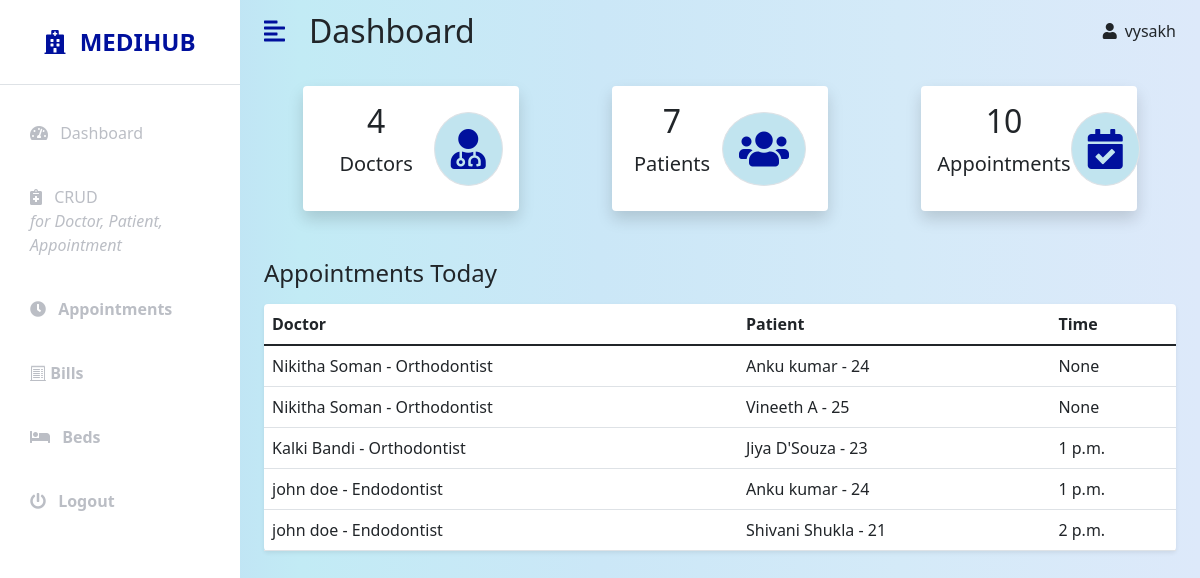
/adminapp/ (signed in), run on an earlier commit of the app's database.
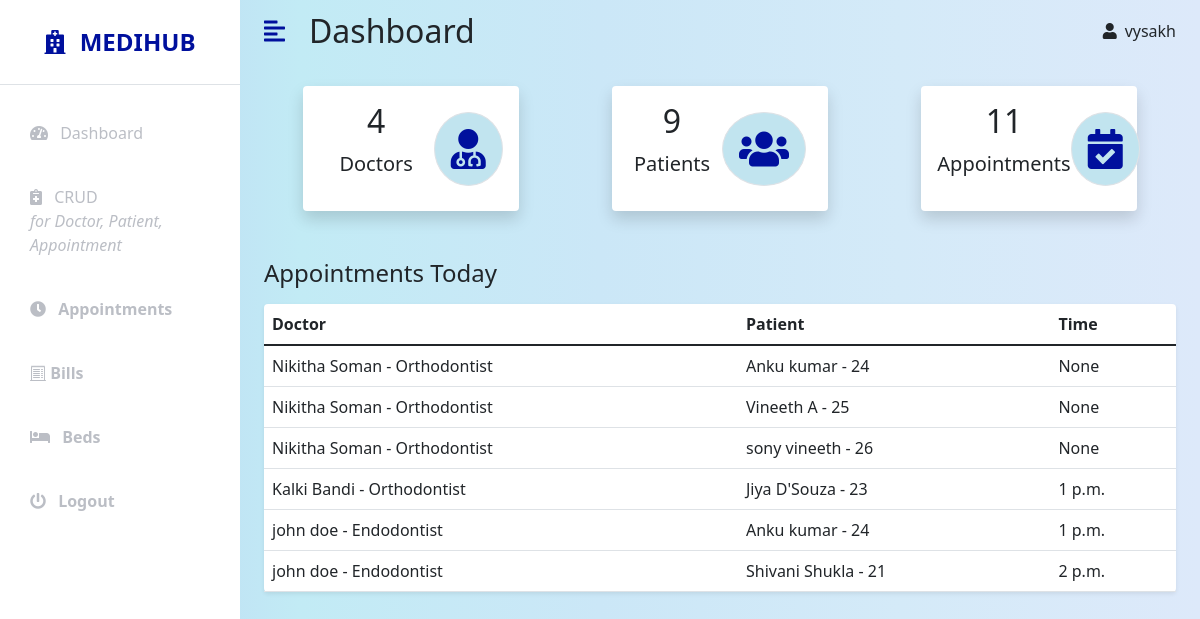
And on a later commit of the database.
### hospital/models.py (models this page shows, shortened)
class Appointment(models.Model):
    doctor = models.ForeignKey(Doctor, on_delete=models.CASCADE, null=True, blank=True)
    patient = models.ForeignKey(Patient, on_delete=models.CASCADE, null=True, blank=True)
    date = models.DateField(null=True, blank=True)
    time = models.TimeField(null=True, blank=True)
    details = models.TextField(max_length=1000, null=True, blank=True)
    confirmed = models.BooleanField(default=False)
    completed = models.BooleanField(default=False)
    class Meta:
        ordering = ['-date', 'time']

class Doctor(models.Model):
    GENDER_CHOICES = [
        ('M', 'Male'),
        ('F', 'Female'),
        ('X', 'Other'),
    ]
    user = models.OneToOneField(User, on_delete=models.CASCADE, null=True, blank=True)
    first_name = models.CharField(max_length=50, null=True, blank=True)
    last_name = models.CharField(max_length=50, null=True, blank=True)
    patients = models.ManyToManyField('Patient')
    gender = models.CharField(max_length=1, choices=GENDER_CHOICES, null=True, blank=True)
    dob = models.DateField(null=True, blank=True)
    department = models.CharField(max_length=50, null=True, blank=True)
    phone = models.CharField(max_length=10, null=True, blank=True)
    address = models.TextField(max_length=400, null=True, blank=True)
    email = models.CharField(max_length=100, null=True, blank=True)
    salary_in_rs = models.IntegerField(null=True, blank=True)
    schedule = models.TextField(max_length=1000, null=True, blank=True)
    def __str__(self):
        return f'{self.first_name} {self.last_name} - {self.department}'

class Patient(models.Model):
    GENDER_CHOICES = [
        ('M', 'Male'),
        ('F', 'Female'),
        ('X', 'Other'),
    ]
    user = models.OneToOneField(User, on_delete=models.CASCADE, null=True, blank=True)
    first_name = models.CharField(max_length=50, null=True, blank=True)
    last_name = models.CharField(max_length=50, null=True, blank=True)
    gender = models.CharField(max_length=1, choices=GENDER_CHOICES, null=True, blank=True)
    dob = models.DateField(null=True, blank=True)
    phone = models.CharField(max_length=10, null=True, blank=True)
    address = models.TextField(max_length=400, null=True, blank=True)
    email = models.CharField(max_length=100, null=True, blank=True)
    admitted = models.BooleanField(default=False)
    def __str__(self):
        return f'{self.first_name} {self.last_name} - {self.id}'

### adminapp/views.py (the view)
# urls.py: path('', views.dashboardView, name='admin-dashboard'),
@login_required(login_url='admin-login')
@user_passes_test(is_admin, login_url='admin-login')
def dashboardView(request):
    numpat=len(Patient.objects.all())
    numdoc=len(Doctor.objects.all())
    numapp=len(Appointment.objects.all().filter(completed=False))
    app=Appointment.objects.all().filter(date=datetime.datetime.today() )
    context={'numpat':numpat,'numdoc':numdoc,'numapp':numapp,'app':app,'page':"dash"}
    return render(request,'adminapp/dashboard.html',context)

### adminapp/views.py (called while the page is built)
def is_admin(user):
    return user.groups.filter(name = 'Administrators').exists()

### adminapp/templates/adminapp/dashboard.html
{% extends 'adminapp/base.html' %}
{% block content %}
<nav class="navbar navbar-expand-lg navbar-light bg-transparent py-1 px-4">
    <div class="d-flex align-items-center justify-content-end">
        <i class="fas fa-align-left primary-text fs-4 me-3" id="menu-toggle"></i>
        <h2 class="fs-2 m-2">Dashboard</h2>
    </div>
    <div class="collapse navbar-collapse" id="navbarSupportedContent">
        <ul class="navbar-nav ms-auto mb-2 mb-lg-0">
            <li class="nav-item dropdown">
                    <i class="fas fa-user me-2"></i>{{user.username}}
            </li>
        </ul>
    </div>
</nav>
<div class="container-fluid px-4 ">
    <div class="row g-3 my-2 d-flex justify-content-around">
        <div class="col-md-3">
            <div class="p-3 bg-white shadow d-flex justify-content-around align-items-center rounded">
                <div class="d-flex row justify-content-around ">
                    <h3 class="fs-2 text-center">{{numdoc}}</h3>
                    <p class="fs-5 text-center">Doctors</p>
                </div>
                <i class="fas fa-user-md fs-1 primary-text border rounded-full secondary-bg p-3"></i>
            </div>
        </div>
        <div class="col-md-3">
            <div class="p-3 bg-white shadow d-flex justify-content-around align-items-center rounded">
                <div>
                    <h3 class="fs-2 text-center">{{numpat}}</h3>
                    <p class="fs-5 text-center">Patients</p>
                </div>
                <i
                    class="fas fa-users fs-1 primary-text border rounded-full secondary-bg p-3"></i>
            </div>
        </div>
        <div class="col-md-3">
            <div class="p-3 bg-white shadow d-flex justify-content-around align-items-center rounded">
                <div>
                    <h3 class="fs-2 text-center">{{numapp}}</h3>
                    <p class="fs-5 text-center">Appointments</p>
                </div>
                <i class="fas fa-calendar-check fs-1 primary-text border rounded-full secondary-bg p-3"></i>
            </div>
        </div>
    </div>
    <div class="row my-5">
        <h3 class="fs-4 mb-3">Appointments Today</h3>
        <div class="col">
            <table class="table bg-white rounded shadow-sm  table-hover">
                <thead>
                    <tr>
                        <th scope="col">Doctor </th>
                        <th scope="col">Patient</th>
                        <th scope="col">Time</th>
                    </tr>
                </thead>
                <tbody>
                    {% for appo in app %}
                    {% if appo.completed == False %}
                    <tr>
                        <td>{{appo.doctor}}</td>
                        <td>{{appo.patient}}</td>
                        <td>{{appo.time}}</td></a>
                    </tr>
                    {% endif %}
                    {% endfor %}
                </tbody>
            </table>
        </div>
    </div>
</div>
{% endblock %}

What changed in the data, as far as the page shows it:
added Appointment: doctor "Nikitha Soman - Orthodontist", patient "sony vineeth - 26", time "None"
Also different on the page:
{{ numpat }}: "7" → "9"
{{ numapp }}: "10" → "11"
